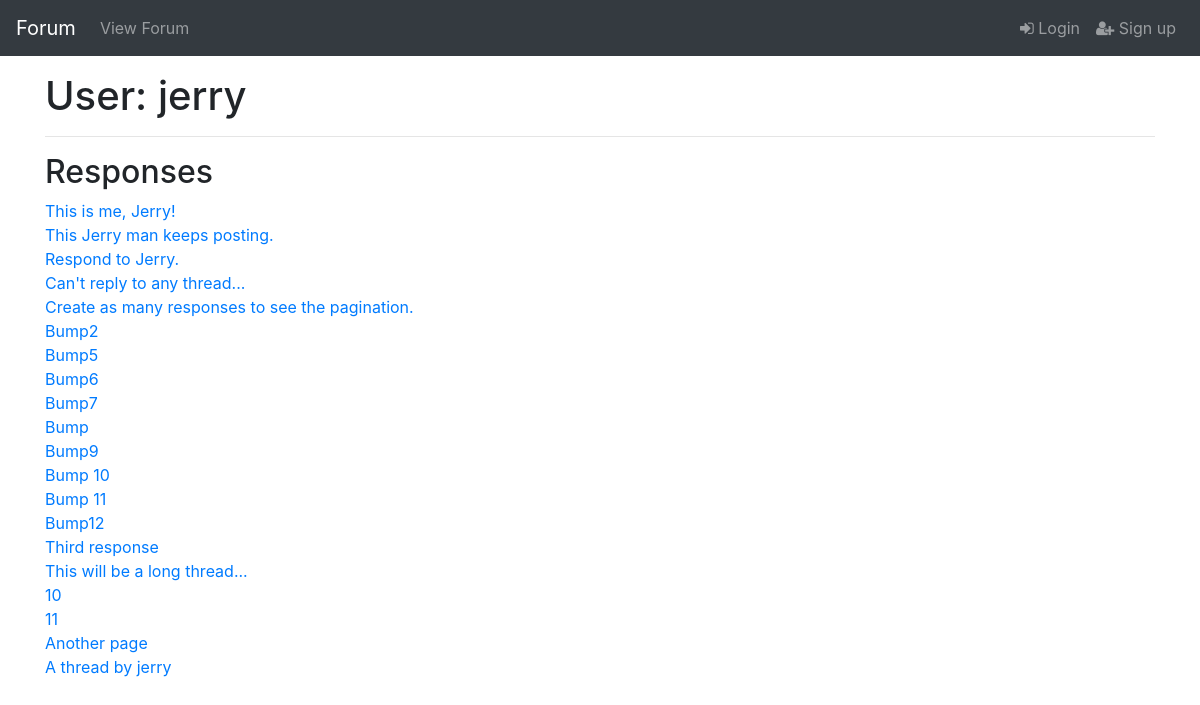
Screenshot of /forumapp/user/2 with the database file from the repository.
### forumapp/models.py (models this page shows)
class ThreadResponse(models.Model):
    thread = models.ForeignKey(Thread, null=True, on_delete=models.CASCADE)
    created_datetime = models.DateTimeField(null=True)
    responder = models.ForeignKey(User, null=True, on_delete=models.CASCADE)
    message = models.TextField(max_length=1000)
    edited = models.BooleanField(default=False)
    order_in_thread = models.PositiveIntegerField(default=1)
    class Meta:
        permissions = [('can_remove_any_response', 'Can remove ANY response.')]
        ordering = ['created_datetime']
    def __str__(self):
        return self.message

### forumapp/views.py (the view)
def user_view(request, pk):
    viewed_user = User.objects.get(id=pk)
    user_responses = ThreadResponse.objects.filter(
        responder=pk
    ).exclude(thread__isnull=True)
    banned_until = None
    forum_user = ForumUser.objects.get(user=viewed_user)
    if forum_user.banned_until.replace(tzinfo=None) > datetime.datetime.now():
        banned_until = forum_user.banned_until
    can_ban = False
    if request.user.has_perm('forumapp.can_ban_users'):
        can_ban = True
    return render(
        request,
        'forumapp/user_view.html',
        context={
            'viewed_user': viewed_user,
            'user_responses': user_responses,
            'banned_until': banned_until,
            'can_ban': can_ban
        }
    )

### forumapp/templates/forumapp/user_view.html (shortened to what this page needs)
{% extends 'forumapp/base.html' %}
{% block content %}
<h1>User: {{ viewed_user }}</h1>
<hr />
<h2>Responses</h2>
{% for response in user_responses %}
<div>
    {% if response.order_in_thread > 10 %}
<a href='{% url "thread-view" response.thread.forum.id response.thread.id %}?page={% widthratio response.order_in_thread 10 1|add:"1" %}#{{ response.order_in_thread }}'>{{ response }}</a>
    {% else %}
<a href="{% url 'thread-view' response.thread.forum.id response.thread.id %}#{{ response.order_in_thread }}">{{ response }}</a>
    {% endif %}
</div>
{% empty %}
<div>No responses.</div>
{% endfor %}
{% endblock %}

### forumapp/templates/forumapp/base.html (shortened to what this page needs)
<!doctype html>
<html>
<head>
    {% load static %}
    <link
        rel="stylesheet"
        type="text/css"
         href="{% static 'forumapp/css/style.css' %}"
    />
    <link
        rel="stylesheet"
        href="https://maxcdn.bootstrapcdn.com/bootstrap/4.0.0-beta.2/css/bootstrap.min.css"
    >
    <link
        rel="stylesheet"
        href="{% static 'forumapp/css/font-awesome.min.css' %}"
    >
</head>
<body>
<nav class="navbar navbar-expand-md bg-dark navbar-dark">
    <a class="navbar-brand" href="{% url 'index' %}">Forum</a>
    <div class="collapse navbar-collapse" id="collapsibleNavbar">
        <ul class="navbar-nav">
            <li class="nav-item">
                <a class="nav-link" href="{% url 'forums' %}">View Forum</a>
            </li>
        </ul>
        <ul class="navbar-nav ml-auto">
            <li class="nav-item">
                {% if user.is_authenticated %}
                <a
                    class="nav-link"
                    href="{% url 'logout' %}"
                >
                    <span class="fa fa-sign-out"></span>
                    Logout</a>
                {% else %}
                <a
                    class="nav-link"
                    href="{% url 'login' %}"
                >
                    <span class="fa fa-sign-in"></span>
                    Login</a>
                {% endif %}
            </li>
            {% if user.is_authenticated %}
            <li class="nav-item">
                <a
                    class="nav-link"
                    href="{% url 'user-view' user.pk %}"
                >Logged as {{ user }}
                </a>
            </li>
            {% else %}
            <li class="nav-item">
                <a
                    class="nav-link"
                    href="{% url 'signup' %}"
                >
                    <span class="fa fa-user-plus"></span>
                    Sign up
                </a>
            </li>
            {% endif %}
        </ul>
    </div>
</nav>
<div class="container">
    {% block content %}
    {% endblock %}
</div>
</body>
</html>

### forumapp/static/forumapp/css/style.css (style rules this page uses)
nav { margin-bottom: 1rem; }
body { padding-bottom: 2rem; }

### rows the page displays
ThreadResponse: message "This is me, Jerry!"
ThreadResponse: message "This Jerry man keeps posting."
ThreadResponse: message "Respond to Jerry."
ThreadResponse: message "Can't reply to any thread..."
ThreadResponse: message "Create as many responses to see the pagination."
ThreadResponse: message "Bump2"
ThreadResponse: message "Bump5"
ThreadResponse: message "Bump6"
ThreadResponse: message "Bump7"
ThreadResponse: message "Bump"
ThreadResponse: message "Bump9"
ThreadResponse: message "Bump 10"
ThreadResponse: message "Bump 11"
ThreadResponse: message "Bump12"
ThreadResponse: message "Third response"
ThreadResponse: message "This will be a long thread..."
ThreadResponse: message "10"
ThreadResponse: message "11"
ThreadResponse: message "Another page"
ThreadResponse: message "A thread by jerry"

### other values shown
{{ viewed_user }} "jerry"
